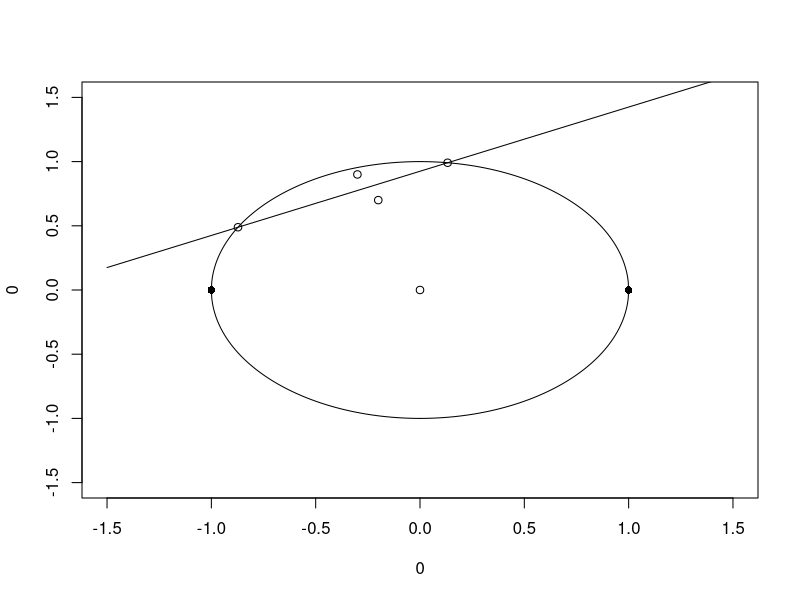

This figure's R source:
library(plotrix)
plot(0, 0, ylim = c(-1.5, 1.5), xlim = c(-1.5, 1.5))

xplot <- seq(-1, 1, length = 1000)
yplot <- sqrt(1 - xplot^2)
lines(xplot, yplot)

yplot <- -sqrt(1 - xplot^2)
lines(xplot, yplot)

v1 <- c(-.2, .7)
v2 <- c(-.3, .9)

points(1, 0, pch = 16)
points(-1, 0, pch = 16)
points(v1[1], v1[2])
points(v2[1], v2[2])

midpoint.x <- (v1[1] + v2[1]) / 2
midpoint.y <- (v1[2] + v2[2]) / 2

slope <- -(v1[1] - v2[1]) / (v1[2] - v2[2])
int <- slope * -midpoint.x + midpoint.y
xplot <- seq(-1.5, 1.5)
yplot <- int + slope * xplot
lines(xplot, yplot)

# circle: x^2 + y^2 = 1

# y coordinates
y1 <- (2 * int + sqrt(4 * int^2 - 4 * (1 + slope^2) * (int^2 - slope^2))) / (2 + 2 * slope^2)
y2 <- (2 * int - sqrt(4 * int^2 - 4 * (1 + slope^2) * (int^2 - slope^2))) / (2 + 2 * slope^2)

x1 <- (y1 - int) / slope
x2 <- (y2 - int) / slope

points(x1, y1)
points(x2, y2)
